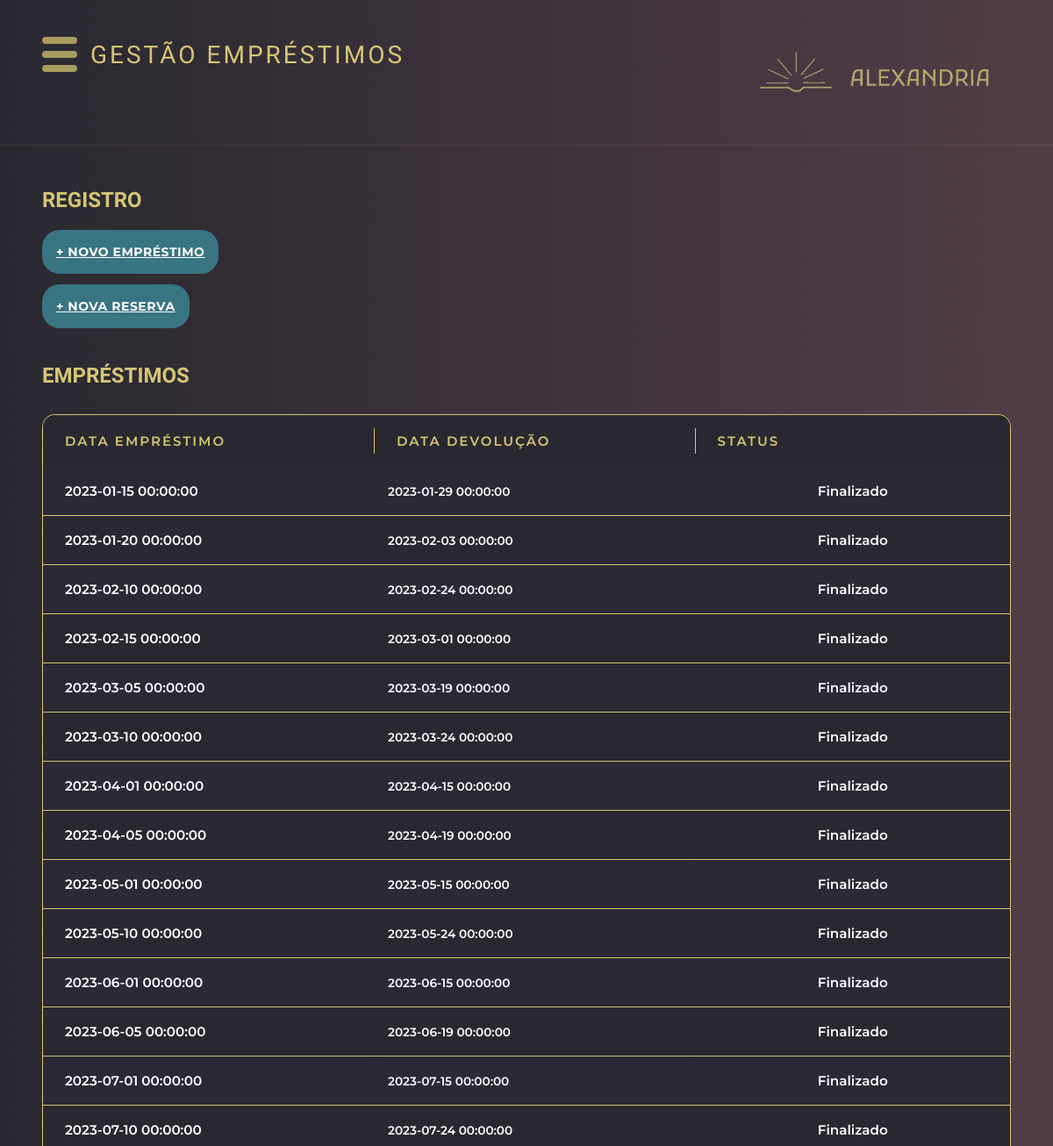
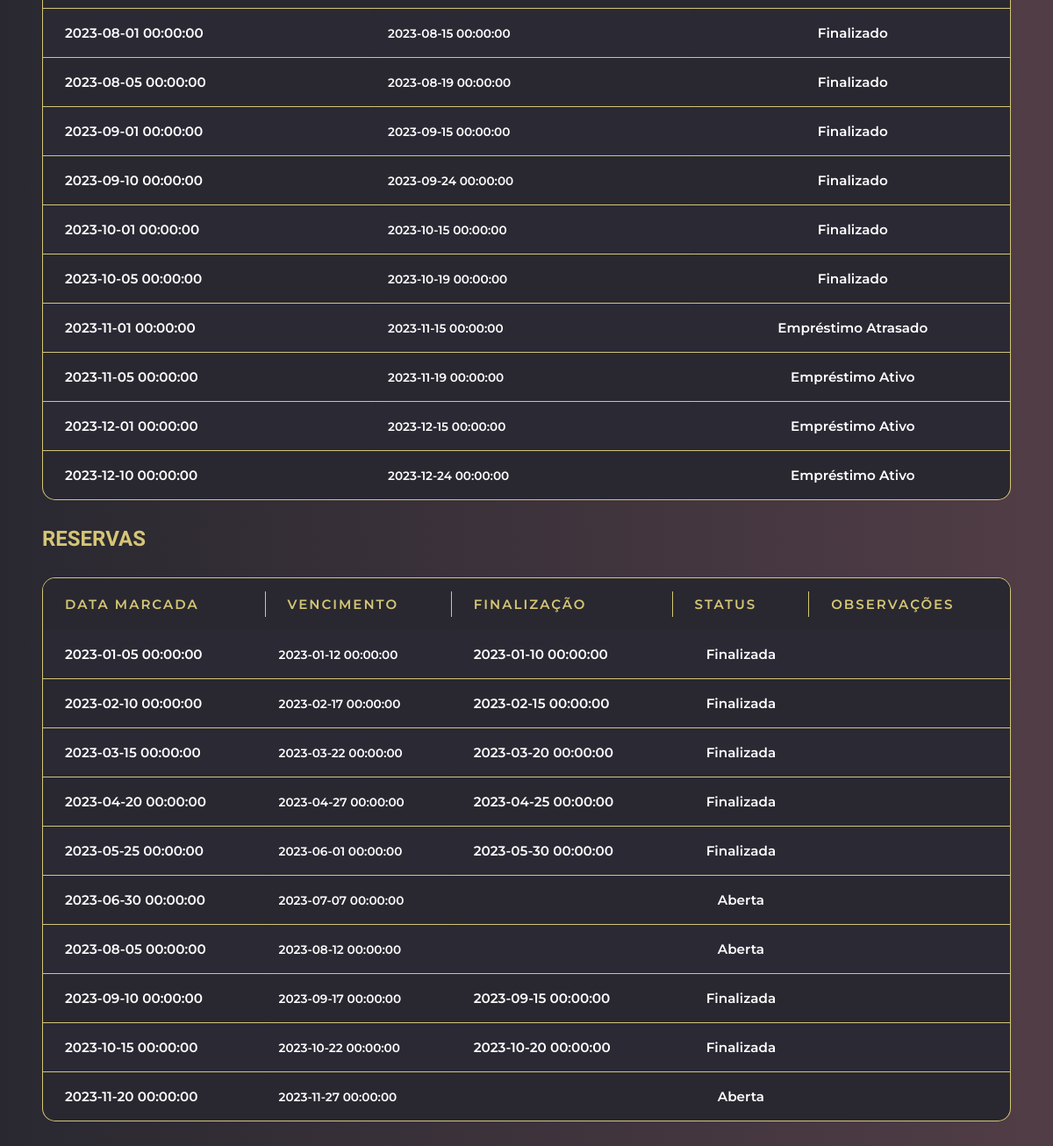
Page /template/gestao/emprestimo-gestao.php on the committed database (2 pictures, top to bottom).
### tables this page shows
CREATE TABLE EMPRESTIMO (
 pk_emp INT PRIMARY KEY auto_increment,
 emp_prazo INT,
 emp_dataEmp TIMESTAMP,
 emp_dataDev TIMESTAMP,
 emp_dataDevReal TIMESTAMP,
 emp_valorMultaDiaria DECIMAL(10,2) default 1.50,
 emp_status ENUM('Empréstimo Ativo', 'Empréstimo Atrasado', 'Renovação Ativa', 'Renovação Atrasada', 'Finalizado') not null default 'Empréstimo Ativo',
 fk_mem INT not null,
 fk_user INT not null,
 fk_liv INT not null,
 FOREIGN KEY(fk_mem) references MEMBRO(pk_mem) on delete restrict on update cascade,
 FOREIGN KEY(fk_user) references USUARIO(pk_user) on delete restrict on update cascade,
 FOREIGN KEY(fk_liv) references LIVRO(pk_liv) on delete restrict on update cascade
);

CREATE TABLE RESERVA ( 
 pk_res INT PRIMARY KEY auto_increment,
 res_prazo INT,
 res_dataMarcada TIMESTAMP,
 res_dataVencimento TIMESTAMP,
 res_dataFinalizada TIMESTAMP,
 res_observacoes VARCHAR(1000),
 res_status ENUM('Aberta', 'Cancelada', 'Finalizada', 'Atrasada') not null default 'Aberta',
 fk_mem INT not null,
 fk_liv INT not null,
 fk_user INT not null,
 FOREIGN KEY(fk_mem) references MEMBRO(pk_mem) on delete restrict on update cascade,
 FOREIGN KEY(fk_liv) references LIVRO(pk_liv) on delete restrict on update cascade,
 FOREIGN KEY(fk_user) references USUARIO(pk_user) on delete restrict on update cascade
);

### geral.php (called while the page is built, shortened)
<?php
function conectaBd() {
    $conexao = conectarBanco();
    return $conexao;
}
function listar($tabela) {
    $conexao = conectaBd();
    $stmt = $conexao->prepare("SELECT * FROM $tabela");
    $stmt->execute();
    $variavel = $stmt->fetchAll();
    return $variavel;
}
?>

### template/gestao/emprestimo-gestao.php (the view, shortened to what this page needs)
<?php
require_once "../../geral.php";
$emprestimos = listar('emprestimo');
$reservas = listar('reserva');
include '../header.php';
?>
<main class="main-content">
    <div class="titulo">
        <h2>REGISTRO</h2>
    </div>
    <div class="top-section">
        <div class="actions-section">
            <a href="emprestimo-cadastro.php" class="action-btn">
                <span class="plus-icon">+ NOVO EMPRÉSTIMO</span>
            </a>
            <a href="reserva-cadastro.php" class="action-btn">
                <span class="plus-icon">+ NOVA RESERVA</span>
            </a>
        </div>
    </div>
    <div class = "titulo">
        <h2>Empréstimos</h2>
    </div>
    <div class='titleliv'>
        <div class="tabela">
            <div class="tisch">
                <table>
                    <tr>
                        <th>Data Empréstimo</th>
                        <th>Data Devolução</th>
                        <th>Status</th>
                    </tr>
                    <?php foreach ($emprestimos as $emprestimo): ?>
                        <tr>
                            <td><?= htmlspecialchars($emprestimo["emp_dataEmp"]) ?></td>
                            <td><?= htmlspecialchars($emprestimo["emp_dataDev"]) ?></td>
                            <td><?= htmlspecialchars($emprestimo["emp_status"]) ?></td>
                        </tr>
                    <?php endforeach; ?>
                </table>
            </div>
        </div>
    </div>
    <div class = "titulo">
        <h2>Reservas</h2>
    </div>
    <div class='titleliv'>
        <div class="tabela">
            <div class="tisch">
                <table>
                    <tr>
                        <th>Data Marcada</th>
                        <th>Vencimento</th>
                        <th>Finalização</th>
                        <th>Status</th>
                        <th>Observações</th>
                    </tr>
                    <?php foreach ($reservas as $reserva): ?>
                        <tr>
                            <td><?= htmlspecialchars($reserva["res_dataMarcada"]) ?></td>
                            <td><?= htmlspecialchars($reserva["res_dataVencimento"]) ?></td>
                            <td><?= htmlspecialchars($reserva["res_dataFinalizada"]) ?></td>
                            <td><?= htmlspecialchars($reserva["res_status"]) ?></td>
                            <td><?= htmlspecialchars($reserva["res_observacoes"]) ?></td>
                        </tr>
                    <?php endforeach; ?>
                </table>
            </div>
        </div>
    </div>
</main>
</body>
</html>

### static/css/header.css (style rules this page uses)
:root { --cor-primaria: rgb(41, 40, 48); --cor-secundaria: rgb(81, 61, 70); --cor-titulo-1: #FFEE87CC; --cor-titulo-2: #C4E9EC99; --cor-titulo-2-contraste: #23767E; --cor-titulo-2-contraste-60: #23767E99; --cor-texto: #FFF; }
* { margin: 0; padding: 0; box-sizing: border-box; }
body { background: linear-gradient(to right, var(--cor-primaria), var(--cor-secundaria)); min-height: 100vh; font-family: 'Montserrat', sans-serif; color: var(--cor-titulo-1); overflow-x: hidden; }
h1, h2, h3 { font-family: 'Krona One', 'sans-serif'; }

### static/css/geral.css (style rules this page uses)
:root { --cor-primaria: rgb(41, 40, 48); --cor-secundaria: rgb(81, 61, 70); --cor-titulo-1: #FFEE87CC; --cor-titulo-2: #C4E9EC99; --cor-titulo-2-contraste: #23767E; --cor-titulo-2-contraste-60: #23767E99; --cor-titulo-2-contraste-40: #23767e6b; --cor-texto: #FFF; }
* { margin: 0; padding: 0; box-sizing: border-box; }
.main-content { padding: 3rem; }
.top-section { margin-top:20px; display: flex; justify-content: space-between; align-items: flex-start; margin-bottom: 40px; }
.actions-section { display: flex; flex-direction: column; gap: 12px; }
.action-btn { background: #397481; border: none; color: white; padding: 1rem; border-radius: 20px; cursor: pointer; font: 400 0.9rem 'Montserrat', 'sans-serif'; display: flex; align-items: center; gap: 8px; width: fit-content; text-transform: uppercase; letter-spacing: 0.5px; transition: all 0.2s ease; }
.plus-icon { font-size: 14px; font-weight: bold; }
.titleliv { margin: 30px 0; }
.tabela { background: var(--cor-primaria); border-radius: 15px; overflow-y: hidden; border: 1px solid var(--cor-titulo-1); }
table { width: 100%; border-collapse: collapse; font-family: 'Montserrat', sans-serif; }
th { position:sticky; background: var(--cor-primaria); color: var(--cor-titulo-1); padding: 20px 25px; text-align: left; font-weight: 600; text-transform: uppercase; letter-spacing: 2px; font-size: 15px; position: relative; }
th:not(:last-child)::after { content: ''; position: absolute; right: 0; top: 25%; height: 50%; width: 1px; background: var(--cor-titulo-1); }
td { padding: 18px 25px; border-bottom: 1px solid var(--cor-titulo-1); font-size: 0.95rem; color:white; vertical-align: middle; transition: all 0.3s ease; }
tr:last-child td { border-bottom: none; }
td:first-child { font-weight: 600; color: white; }
td:nth-child(2) { font-family: 'Montserrat', sans-serif; font-weight: 600; border-radius: 6px; font-size: 0.85rem; color: white; padding: 12px 15px; }
td:nth-child(3) { text-transform: capitalize; font-weight: 600; }
td:nth-child(4), td:nth-child(5) { text-align: center; font-weight: 600; color: white; }
td:last-child { text-align: center; }
tbody tr:nth-child(even) { background-color: rgba(102, 126, 234, 0.02); }
h1, h2 { font-weight: 700; color: var(--cor-titulo-1); text-transform: uppercase; font-family: 'Krona One', 'sans-serif'; }

### rows in the picture
emprestimo: emp_dataEmp "2023-01-15 00:00:00", emp_dataDev "2023-01-29 00:00:00", emp_status "Finalizado"
emprestimo: emp_dataEmp "2023-01-20 00:00:00", emp_dataDev "2023-02-03 00:00:00", emp_status "Finalizado"
emprestimo: emp_dataEmp "2023-02-10 00:00:00", emp_dataDev "2023-02-24 00:00:00", emp_status "Finalizado"
emprestimo: emp_dataEmp "2023-02-15 00:00:00", emp_dataDev "2023-03-01 00:00:00", emp_status "Finalizado"
emprestimo: emp_dataEmp "2023-03-05 00:00:00", emp_dataDev "2023-03-19 00:00:00", emp_status "Finalizado"
emprestimo: emp_dataEmp "2023-03-10 00:00:00", emp_dataDev "2023-03-24 00:00:00", emp_status "Finalizado"
emprestimo: emp_dataEmp "2023-04-01 00:00:00", emp_dataDev "2023-04-15 00:00:00", emp_status "Finalizado"
emprestimo: emp_dataEmp "2023-04-05 00:00:00", emp_dataDev "2023-04-19 00:00:00", emp_status "Finalizado"
emprestimo: emp_dataEmp "2023-05-01 00:00:00", emp_dataDev "2023-05-15 00:00:00", emp_status "Finalizado"
emprestimo: emp_dataEmp "2023-05-10 00:00:00", emp_dataDev "2023-05-24 00:00:00", emp_status "Finalizado"
emprestimo: emp_dataEmp "2023-06-01 00:00:00", emp_dataDev "2023-06-15 00:00:00", emp_status "Finalizado"
emprestimo: emp_dataEmp "2023-06-05 00:00:00", emp_dataDev "2023-06-19 00:00:00", emp_status "Finalizado"
emprestimo: emp_dataEmp "2023-07-01 00:00:00", emp_dataDev "2023-07-15 00:00:00", emp_status "Finalizado"
emprestimo: emp_dataEmp "2023-07-10 00:00:00", emp_dataDev "2023-07-24 00:00:00", emp_status "Finalizado"
emprestimo: emp_dataEmp "2023-08-01 00:00:00", emp_dataDev "2023-08-15 00:00:00", emp_status "Finalizado"
emprestimo: emp_dataEmp "2023-08-05 00:00:00", emp_dataDev "2023-08-19 00:00:00", emp_status "Finalizado"
emprestimo: emp_dataEmp "2023-09-01 00:00:00", emp_dataDev "2023-09-15 00:00:00", emp_status "Finalizado"
emprestimo: emp_dataEmp "2023-09-10 00:00:00", emp_dataDev "2023-09-24 00:00:00", emp_status "Finalizado"
emprestimo: emp_dataEmp "2023-10-01 00:00:00", emp_dataDev "2023-10-15 00:00:00", emp_status "Finalizado"
emprestimo: emp_dataEmp "2023-10-05 00:00:00", emp_dataDev "2023-10-19 00:00:00", emp_status "Finalizado"
emprestimo: emp_dataEmp "2023-11-01 00:00:00", emp_dataDev "2023-11-15 00:00:00", emp_status "Empréstimo Atrasado"
emprestimo: emp_dataEmp "2023-11-05 00:00:00", emp_dataDev "2023-11-19 00:00:00", emp_status "Empréstimo Ativo"
emprestimo: emp_dataEmp "2023-12-01 00:00:00", emp_dataDev "2023-12-15 00:00:00", emp_status "Empréstimo Ativo"
emprestimo: emp_dataEmp "2023-12-10 00:00:00", emp_dataDev "2023-12-24 00:00:00", emp_status "Empréstimo Ativo"
reserva: res_dataMarcada "2023-01-05 00:00:00", res_dataVencimento "2023-01-12 00:00:00", res_dataFinalizada "2023-01-10 00:00:00", res_status "Finalizada"
reserva: res_dataMarcada "2023-02-10 00:00:00", res_dataVencimento "2023-02-17 00:00:00", res_dataFinalizada "2023-02-15 00:00:00", res_status "Finalizada"
reserva: res_dataMarcada "2023-03-15 00:00:00", res_dataVencimento "2023-03-22 00:00:00", res_dataFinalizada "2023-03-20 00:00:00", res_status "Finalizada"
reserva: res_dataMarcada "2023-04-20 00:00:00", res_dataVencimento "2023-04-27 00:00:00", res_dataFinalizada "2023-04-25 00:00:00", res_status "Finalizada"
reserva: res_dataMarcada "2023-05-25 00:00:00", res_dataVencimento "2023-06-01 00:00:00", res_dataFinalizada "2023-05-30 00:00:00", res_status "Finalizada"
reserva: res_dataMarcada "2023-06-30 00:00:00", res_dataVencimento "2023-07-07 00:00:00", res_status "Aberta"
reserva: res_dataMarcada "2023-08-05 00:00:00", res_dataVencimento "2023-08-12 00:00:00", res_status "Aberta"
reserva: res_dataMarcada "2023-09-10 00:00:00", res_dataVencimento "2023-09-17 00:00:00", res_dataFinalizada "2023-09-15 00:00:00", res_status "Finalizada"
reserva: res_dataMarcada "2023-10-15 00:00:00", res_dataVencimento "2023-10-22 00:00:00", res_dataFinalizada "2023-10-20 00:00:00", res_status "Finalizada"
reserva: res_dataMarcada "2023-11-20 00:00:00", res_dataVencimento "2023-11-27 00:00:00", res_status "Aberta"

### other values in the picture
$tituloH1 "GESTÃO EMPRÉSTIMOS"
